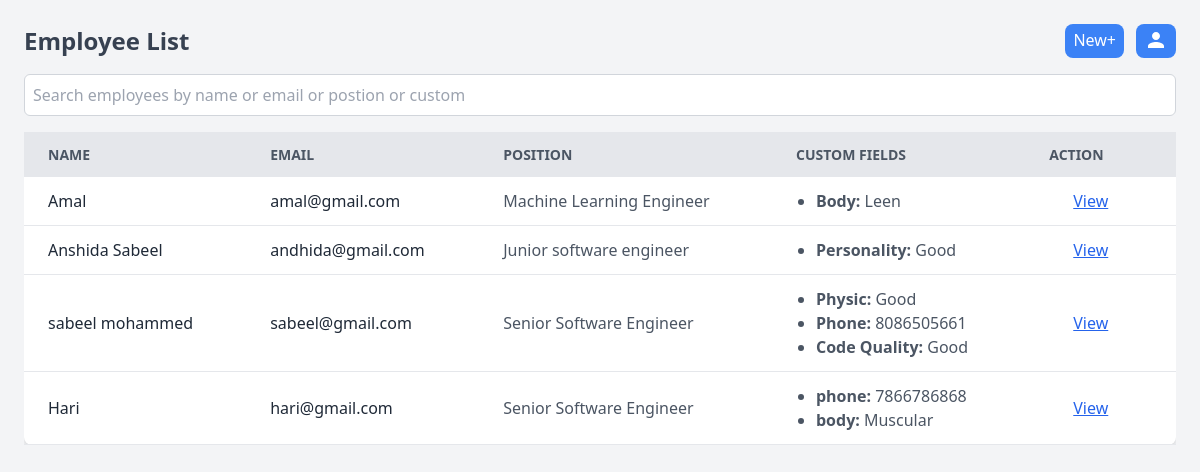
Page /employees/list/ (signed in) on the committed database.
### employees/models.py (models this page shows, shortened)
class Employee(models.Model):
    id = models.UUIDField(primary_key=True, default=uuid.uuid4, editable=False)
    name = models.CharField(max_length=100)
    email = models.EmailField(unique=True)
    position = models.CharField(max_length=100)
    custom_fields = models.JSONField(null=True,blank=True)  # Custom fields storage
    user = models.ForeignKey(CustomUser,on_delete=models.CASCADE)
    field_order = models.JSONField(null=True, blank=True)
    created_at = models.DateTimeField(auto_now_add=True)
    updated_at = models.DateTimeField(auto_now=True)

### employees/views.py (the view, shortened to what this page needs)
# urls.py: path('list/', EmployeesList.as_view(), name='employee_list'),
class EmployeesList(View):
    @method_decorator(never_cache)
    @method_decorator(login_required)
    def get(self, request):
        employees = Employee.objects.filter(user=request.user).order_by('-created_at')
        search_term = request.GET.get('search', '')
        if request.headers.get('X-Requested-With') == 'XMLHttpRequest':
            html = render_to_string('employee_table_rows.html', {'employees': employees})
            return JsonResponse({'html': html})
        context = {
            'employees': employees,
            'search_term': search_term,
        }
        return render(request, 'employee_list.html', context)

### templates/employee_list.html (shortened to what this page needs)
<!DOCTYPE html>
<html lang="en">
<head>
  <link href="https://cdn.jsdelivr.net/npm/tailwindcss@2.2.19/dist/tailwind.min.css" rel="stylesheet">
</head>
<body class="bg-gray-100">
  <div class="p-6 bg-gray-100 h-screen">
    <div class="flex justify-between items-center mb-4">
      <h2 class="text-2xl font-semibold text-gray-700">Employee List</h2>
      <div class="flex gap-3">
        <a href="{% url 'employee_create' %}" class="bg-blue-500 px-2 py-1 text-white rounded-lg">New+</a>
        <button onclick="openDashboardModal()" class="bg-blue-500 px-2 py-1 text-white rounded-lg">
          <svg xmlns="http://www.w3.org/2000/svg" class="w-6 h-6 inline-block fill-current text-white" viewBox="0 0 24 24">
            <path d="M12 12c2.67 0 8 1.34 8 4v2H4v-2c0-2.66 5.33-4 8-4zm0-2c-2.21 0-4-1.79-4-4s1.79-4 4-4 4 1.79 4 4-1.79 4-4 4z"/>
          </svg>
        </button>
      </div>
    </div>
    <input
      type="text"
      name="search"
      value="{{ search_term }}"
      placeholder="Search employees by name or email or postion or custom"
      class="w-full p-2 mb-4 border border-gray-300 rounded-md focus:outline-none focus:ring-2 focus:ring-blue-500"
      id="search-input"
    />
    <div class="overflow-x-auto">
      <table class="min-w-full bg-white rounded-lg shadow-md">
        <thead>
          <tr class="bg-gray-200 text-gray-600 uppercase text-sm leading-normal">
            <th class="py-3 px-6 text-left">Name</th>
            <th class="py-3 px-6 text-left">Email</th>
            <th class="py-3 px-6 text-left">Position</th>
            <th class="py-3 px-6 text-left">Custom Fields</th>
            <th class="py-3 px-6 text-left">Action</th>
          </tr>
        </thead>
        <tbody id="employee-table-body">
          {% for employee in employees %}
          <tr class="border-b border-gray-200 hover:bg-gray-100">
            <td class="py-3 px-6 text-gray-800">{{ employee.name }}</td>
            <td class="py-3 px-6 text-gray-800">{{ employee.email }}</td>
            <td class="py-3 px-6 text-gray-600">{{ employee.position }}</td>
            <td class="py-3 px-6 text-gray-600">
              {% if employee.custom_fields %}
                  <ul class="list-disc ml-5">
                      {% for field, value in employee.custom_fields.items %}
                          <li><strong>{{ field }}:</strong> {{ value }}</li>
                      {% endfor %}
                  </ul>
              {% else %}
                  <span>No custom fields</span>
              {% endif %}
          </td>
            <td class="py-3 px-6 text-gray-600">
                <a href="{% url 'employee_view' employee.id %}" class="py-3 px-6 text-blue-600 underline">View</a>
            </td>
          </tr>
          {% endfor %}
        </tbody>
      </table>
    </div>
  </div>
</body>
</html>

### rows in the picture
Employee: name "Amal", email "amal@gmail.com", position "Machine Learning Engineer", custom_fields "Body", custom_fields "Leen"
Employee: name "Anshida Sabeel", email "andhida@gmail.com", position "Junior software engineer", custom_fields "Personality", custom_fields "Good"
Employee: name "sabeel mohammed", email "sabeel@gmail.com", position "Senior Software Engineer", custom_fields "Physic" "Phone" "Code Quality", custom_fields "Good" "8086505661" "Good"
Employee: name "Hari", email "hari@gmail.com", position "Senior Software Engineer", custom_fields "phone" "body", custom_fields "7866786868" "Muscular"
